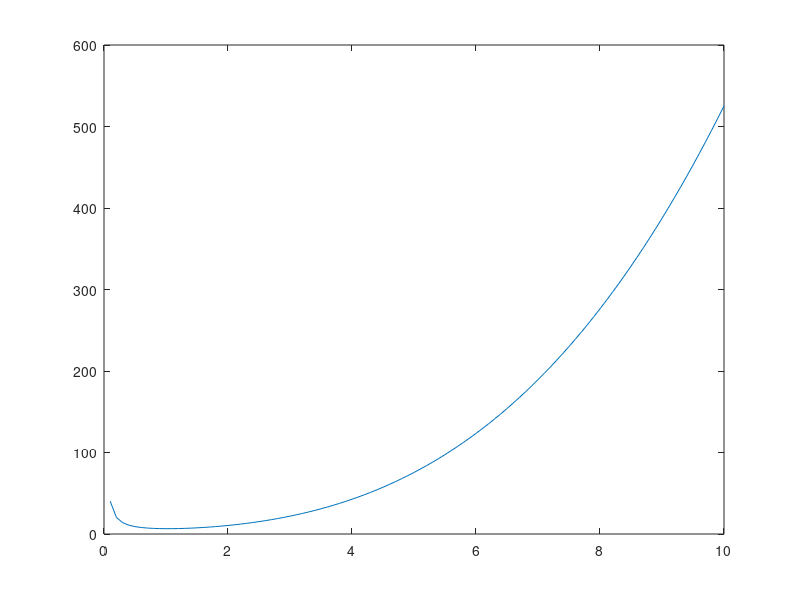

MATLAB code to generate this figure:

kesi = 50;
epsilon = 0.1;
Ts = 0.000001;


rem = 4;

W1 = [0         0         0         0         0         0         0         0         0;
         0         0         0         0         0         0         0         0         0;
         0         0         0         0         0         0         0         0         0;
    1.0000   -1.5000   -0.5000         0         0         0         0         0         0;
    1.0000   -0.5000   -1.5000         0         0         0         0         0         0;
   -0.5000         0    0.5000    1.0000         0         0         0         0         0;
         0   -1.0000         0         0    3.0000    3.0000         0         0         0;
         0         0         0    1.0000         0   -2.5000    1.0000         0         0;
         0         0         0         0   -0.4000   -0.4000    1.0000         0         0];

 Omega1 = -W1;
    N = size(W1);
    for i=1:N
        for j = 1:N
            Omega1(i,i) = Omega1(i,i) + W1(i,j);
        end
    end 
    N = size(Omega1);
    Omega_ff1 = Omega1(4:N,4:N);


W2 =  [0         0         0         0         0         0         0         0         0;
         0         0         0         0         0         0         0         0         0;
         0         0         0         0         0         0         0         0         0;
         0         0         0         0         0         0         0         0         0;
    1.0000   -0.5000   -1.5000         0         0         0         0         0         0;
    1.0000   -1.5000   -0.5000         0         0         0         0         0         0;
   -0.5000         0    0.5000         0         0    1.0000         0         0         0;
         0   -1.0000         0         0    3.0000         0    3.0000         0         0;
         0         0         0         0   -0.4000         0   -0.4000    1.0000         0];

Omega2 = -W2;
    N = size(W2);
    for i=1:N
        for j = 1:N
            Omega2(i,i) = Omega2(i,i) + W2(i,j);
        end
    end 
    Omega2(rem,:) = [];
    Omega2(:,rem) = [];
    N = size(Omega2);
    Omega_ff2 = Omega2(4:N,4:N);

Q1 = [  -5.0592         0         0         0         0         0;
         0   -3.4910         0         0         0         0;
         0         0    9.0170         0         0         0;
         0         0         0    2.5236         0         0;
         0         0         0         0   -0.9936         0;
         0         0         0         0         0    2.3564];

Q2 =    [-5.6837         0         0         0         0;
         0   -5.0368         0         0         0;
         0         0    5.4776         0         0;
         0         0         0    3.3071         0;
         0         0         0         0    4.5213];



l1 = 0.85;
l2 = 135;


D = [0; 
     1];
beta = 6.65;
xi = 0.8;
P = [xi^3, xi^2; xi^2, 2 * xi];

Gamma1 = (2 + kesi) / 2 + sqrt(4 * kesi + kesi^2) / 2 + epsilon;
Gamma2 = (2 + kesi) / 2 - sqrt(4 * kesi + kesi^2) / 2 + epsilon;
Gamma3 = 1 + ((2 + kesi) / 2 + sqrt(4 * kesi + kesi^2) / 2) * epsilon;
Gamma4 = 1 + ((2 + kesi) / 2 - sqrt(4 * kesi + kesi^2) / 2) * epsilon;

Gamma_bar = 1 / (Ts * sqrt(4 * kesi + kesi^2)) * log((Gamma1 * Gamma4) / (Gamma3 * Gamma2));

%image = (sqrt(4 * kesi + kesi^2) / 2) * ((Gamma3 + Gamma4 * exp(-Gamma_bar * sqrt(4 * kesi + kesi^2) * t)) / (Gamma3 - Gamma4 * exp(-Gamma_bar * sqrt(4 * kesi + kesi^2) * t))) - (2 + kesi) / 2;

%%
Z1 = Gamma_bar  / (l1 * beta^2 * max(eig(Q1 * Omega_ff1))^2);
Z2 = Gamma_bar  / (l2 * beta^2);
Z3 = 2 * Gamma_bar / (1 + beta * max(eig(Q1 * Omega_ff1 + Omega_ff1' * Q1)));

Z5 = P * D * D' * P;

upsilon = max(eig(Z5)) / min(eig(P));

a = min([Z1,Z2,Z3]) - upsilon;

%%
AA = 1 / (l1);
BB = max(eig(Q1 * Omega_ff1))^2 / (l2);
CC = min(eig(Q1 * Omega_ff1 + Omega_ff1' * Q1));

b = beta - (1 + AA + BB) / CC;



%%

c = 0:0.1:10;
c_image = (4 * c + c.^3) ./ (2 + c.^2 - sqrt(4 + c.^4));
plot(c, c_image, '-');
ccc = min(c_image);
